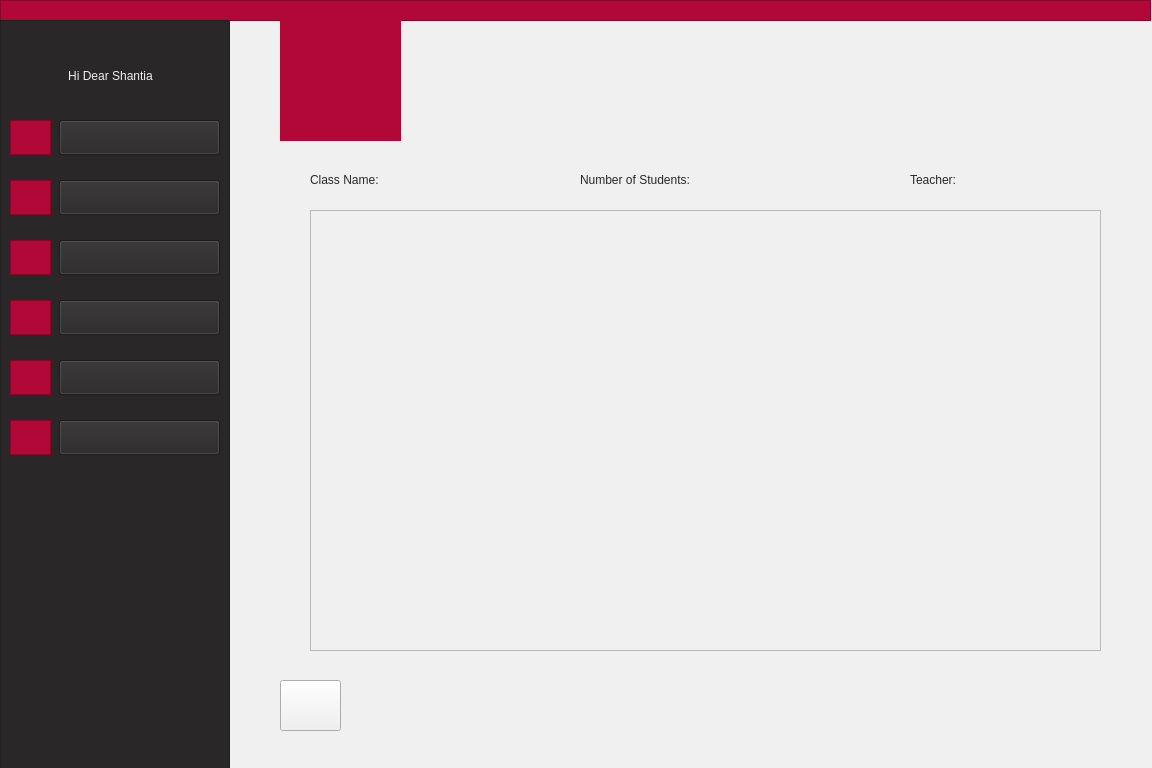
<?xml version="1.0" encoding="UTF-8"?>
<ui version="4.0">
 <class>TeacherWatchStudent</class>
 <widget class="QWidget" name="TeacherWatchStudent">
  <property name="geometry">
   <rect>
    <x>0</x>
    <y>0</y>
    <width>1152</width>
    <height>768</height>
   </rect>
  </property>
  <property name="minimumSize">
   <size>
    <width>1152</width>
    <height>768</height>
   </size>
  </property>
  <property name="windowTitle">
   <string>Form</string>
  </property>
  <property name="styleSheet">
   <string notr="true">background-color: rgb(240, 240, 240);</string>
  </property>
  <widget class="QLabel" name="label_9">
   <property name="geometry">
    <rect>
     <x>285</x>
     <y>20</y>
     <width>111</width>
     <height>111</height>
    </rect>
   </property>
   <property name="styleSheet">
    <string notr="true">background-color: rgb(178, 8, 55);</string>
   </property>
   <property name="text">
    <string/>
   </property>
   <property name="pixmap">
    <pixmap resource="pictures.qrc">:/logo/filename.jpg</pixmap>
   </property>
   <property name="scaledContents">
    <bool>true</bool>
   </property>
  </widget>
  <widget class="QLabel" name="label">
   <property name="geometry">
    <rect>
     <x>280</x>
     <y>20</y>
     <width>121</width>
     <height>121</height>
    </rect>
   </property>
   <property name="styleSheet">
    <string notr="true">background-color: rgb(178, 8, 55);
border-color: rgb(178, 8, 55);
</string>
   </property>
   <property name="text">
    <string/>
   </property>
   <property name="pixmap">
    <pixmap>:/AjaxLogo/filename.jpg</pixmap>
   </property>
   <property name="scaledContents">
    <bool>true</bool>
   </property>
   <property name="alignment">
    <set>Qt::AlignCenter</set>
   </property>
  </widget>
  <widget class="QLabel" name="label_14">
   <property name="geometry">
    <rect>
     <x>280</x>
     <y>680</y>
     <width>41</width>
     <height>46</height>
    </rect>
   </property>
   <property name="styleSheet">
    <string>font: 9pt &quot;Montserrat&quot;;
color: rgb(178, 8, 55);</string>
   </property>
   <property name="text">
    <string/>
   </property>
   <property name="pixmap">
    <pixmap resource="arrowIcon.qrc">:/new/prefix1/icons8-left-arrow-50.png</pixmap>
   </property>
   <property name="scaledContents">
    <bool>true</bool>
   </property>
  </widget>
  <widget class="QFrame" name="frame">
   <property name="geometry">
    <rect>
     <x>0</x>
     <y>0</y>
     <width>1151</width>
     <height>21</height>
    </rect>
   </property>
   <property name="styleSheet">
    <string notr="true">background-color: rgb(178, 8, 55);
border-color: rgb(178, 8, 55);</string>
   </property>
   <property name="frameShape">
    <enum>QFrame::StyledPanel</enum>
   </property>
   <property name="frameShadow">
    <enum>QFrame::Raised</enum>
   </property>
  </widget>
  <widget class="QFrame" name="frame_2">
   <property name="geometry">
    <rect>
     <x>0</x>
     <y>20</y>
     <width>230</width>
     <height>768</height>
    </rect>
   </property>
   <property name="styleSheet">
    <string notr="true">background-color: rgb(41, 39, 40);
border-color: rgb(41, 39, 40);</string>
   </property>
   <property name="frameShape">
    <enum>QFrame::StyledPanel</enum>
   </property>
   <property name="frameShadow">
    <enum>QFrame::Raised</enum>
   </property>
   <widget class="QPushButton" name="pushButton">
    <property name="geometry">
     <rect>
      <x>59</x>
      <y>100</y>
      <width>161</width>
      <height>35</height>
     </rect>
    </property>
    <property name="styleSheet">
     <string notr="true">font: 11pt &quot;Montserrat&quot;;
</string>
    </property>
    <property name="text">
     <string/>
    </property>
   </widget>
   <widget class="QPushButton" name="pushButton_2">
    <property name="geometry">
     <rect>
      <x>59</x>
      <y>160</y>
      <width>161</width>
      <height>35</height>
     </rect>
    </property>
    <property name="styleSheet">
     <string notr="true">font: 11pt &quot;Montserrat&quot;;
</string>
    </property>
    <property name="text">
     <string/>
    </property>
   </widget>
   <widget class="QPushButton" name="pushButton_3">
    <property name="geometry">
     <rect>
      <x>59</x>
      <y>220</y>
      <width>161</width>
      <height>35</height>
     </rect>
    </property>
    <property name="styleSheet">
     <string notr="true">font: 11pt &quot;Montserrat&quot;;
</string>
    </property>
    <property name="text">
     <string/>
    </property>
   </widget>
   <widget class="QPushButton" name="pushButton_4">
    <property name="geometry">
     <rect>
      <x>59</x>
      <y>280</y>
      <width>161</width>
      <height>35</height>
     </rect>
    </property>
    <property name="styleSheet">
     <string notr="true">font: 11pt &quot;Montserrat&quot;;
</string>
    </property>
    <property name="text">
     <string/>
    </property>
   </widget>
   <widget class="QPushButton" name="pushButton_5">
    <property name="geometry">
     <rect>
      <x>59</x>
      <y>340</y>
      <width>161</width>
      <height>35</height>
     </rect>
    </property>
    <property name="styleSheet">
     <string notr="true">font: 11pt &quot;Montserrat&quot;;
</string>
    </property>
    <property name="text">
     <string/>
    </property>
   </widget>
   <widget class="QPushButton" name="pushButton_6">
    <property name="geometry">
     <rect>
      <x>59</x>
      <y>400</y>
      <width>161</width>
      <height>35</height>
     </rect>
    </property>
    <property name="styleSheet">
     <string notr="true">font: 11pt &quot;Montserrat&quot;;
</string>
    </property>
    <property name="text">
     <string/>
    </property>
   </widget>
   <widget class="QFrame" name="frame_3">
    <property name="geometry">
     <rect>
      <x>10</x>
      <y>100</y>
      <width>41</width>
      <height>35</height>
     </rect>
    </property>
    <property name="styleSheet">
     <string notr="true">background-color: rgb(178, 8, 55);
border-color: rgb(178, 8, 55);</string>
    </property>
    <property name="frameShape">
     <enum>QFrame::StyledPanel</enum>
    </property>
    <property name="frameShadow">
     <enum>QFrame::Raised</enum>
    </property>
    <widget class="QLabel" name="label_21">
     <property name="geometry">
      <rect>
       <x>5</x>
       <y>2</y>
       <width>31</width>
       <height>31</height>
      </rect>
     </property>
     <property name="styleSheet">
      <string notr="true"/>
     </property>
     <property name="text">
      <string/>
     </property>
     <property name="pixmap">
      <pixmap resource="icon.qrc">:/icon/profile.png</pixmap>
     </property>
     <property name="scaledContents">
      <bool>true</bool>
     </property>
    </widget>
   </widget>
   <widget class="QFrame" name="frame_5">
    <property name="geometry">
     <rect>
      <x>10</x>
      <y>160</y>
      <width>41</width>
      <height>35</height>
     </rect>
    </property>
    <property name="cursor">
     <cursorShape>ArrowCursor</cursorShape>
    </property>
    <property name="styleSheet">
     <string notr="true">background-color: rgb(178, 8, 55);
border-color: rgb(178, 8, 55);</string>
    </property>
    <property name="frameShape">
     <enum>QFrame::StyledPanel</enum>
    </property>
    <property name="frameShadow">
     <enum>QFrame::Raised</enum>
    </property>
    <widget class="QLabel" name="label_18">
     <property name="geometry">
      <rect>
       <x>5</x>
       <y>2</y>
       <width>31</width>
       <height>31</height>
      </rect>
     </property>
     <property name="text">
      <string/>
     </property>
     <property name="pixmap">
      <pixmap resource="icon.qrc">:/icon/message.png</pixmap>
     </property>
     <property name="scaledContents">
      <bool>true</bool>
     </property>
    </widget>
   </widget>
   <widget class="QFrame" name="frame_6">
    <property name="geometry">
     <rect>
      <x>10</x>
      <y>220</y>
      <width>41</width>
      <height>35</height>
     </rect>
    </property>
    <property name="styleSheet">
     <string notr="true">background-color: rgb(178, 8, 55);
border-color: rgb(178, 8, 55);</string>
    </property>
    <property name="frameShape">
     <enum>QFrame::StyledPanel</enum>
    </property>
    <property name="frameShadow">
     <enum>QFrame::Raised</enum>
    </property>
    <widget class="QLabel" name="label_10">
     <property name="geometry">
      <rect>
       <x>5</x>
       <y>2</y>
       <width>31</width>
       <height>31</height>
      </rect>
     </property>
     <property name="text">
      <string/>
     </property>
     <property name="pixmap">
      <pixmap resource="icon.qrc">:/icon/information.png</pixmap>
     </property>
     <property name="scaledContents">
      <bool>true</bool>
     </property>
    </widget>
   </widget>
   <widget class="QFrame" name="frame_7">
    <property name="geometry">
     <rect>
      <x>10</x>
      <y>280</y>
      <width>41</width>
      <height>35</height>
     </rect>
    </property>
    <property name="styleSheet">
     <string notr="true">background-color: rgb(178, 8, 55);
border-color: rgb(178, 8, 55);</string>
    </property>
    <property name="frameShape">
     <enum>QFrame::StyledPanel</enum>
    </property>
    <property name="frameShadow">
     <enum>QFrame::Raised</enum>
    </property>
    <widget class="QLabel" name="label_19">
     <property name="geometry">
      <rect>
       <x>5</x>
       <y>2</y>
       <width>31</width>
       <height>31</height>
      </rect>
     </property>
     <property name="text">
      <string/>
     </property>
     <property name="pixmap">
      <pixmap resource="icon.qrc">:/icon/upload-mail.png</pixmap>
     </property>
     <property name="scaledContents">
      <bool>true</bool>
     </property>
    </widget>
   </widget>
   <widget class="QFrame" name="frame_8">
    <property name="geometry">
     <rect>
      <x>10</x>
      <y>340</y>
      <width>41</width>
      <height>35</height>
     </rect>
    </property>
    <property name="styleSheet">
     <string notr="true">background-color: rgb(178, 8, 55);
border-color: rgb(178, 8, 55);</string>
    </property>
    <property name="frameShape">
     <enum>QFrame::StyledPanel</enum>
    </property>
    <property name="frameShadow">
     <enum>QFrame::Raised</enum>
    </property>
    <widget class="QLabel" name="label_11">
     <property name="geometry">
      <rect>
       <x>5</x>
       <y>2</y>
       <width>31</width>
       <height>31</height>
      </rect>
     </property>
     <property name="text">
      <string/>
     </property>
     <property name="pixmap">
      <pixmap resource="icon.qrc">:/icon/schedule.png</pixmap>
     </property>
     <property name="scaledContents">
      <bool>true</bool>
     </property>
    </widget>
   </widget>
   <widget class="QFrame" name="frame_9">
    <property name="geometry">
     <rect>
      <x>10</x>
      <y>400</y>
      <width>41</width>
      <height>35</height>
     </rect>
    </property>
    <property name="styleSheet">
     <string notr="true">background-color: rgb(178, 8, 55);
border-color: rgb(178, 8, 55);</string>
    </property>
    <property name="frameShape">
     <enum>QFrame::StyledPanel</enum>
    </property>
    <property name="frameShadow">
     <enum>QFrame::Raised</enum>
    </property>
    <widget class="QLabel" name="label_12">
     <property name="geometry">
      <rect>
       <x>5</x>
       <y>2</y>
       <width>31</width>
       <height>31</height>
      </rect>
     </property>
     <property name="text">
      <string/>
     </property>
     <property name="pixmap">
      <pixmap resource="second-icon.qrc">:/secong gr/scorecard.png</pixmap>
     </property>
     <property name="scaledContents">
      <bool>true</bool>
     </property>
    </widget>
   </widget>
   <widget class="QLabel" name="label_2">
    <property name="geometry">
     <rect>
      <x>20</x>
      <y>40</y>
      <width>181</width>
      <height>31</height>
     </rect>
    </property>
    <property name="styleSheet">
     <string notr="true">font: 11pt &quot;Montserrat&quot;;
color: rgb(240, 240, 240);</string>
    </property>
    <property name="text">
     <string>Hi Dear Shantia</string>
    </property>
    <property name="alignment">
     <set>Qt::AlignCenter</set>
    </property>
   </widget>
   <widget class="QLabel" name="label_3">
    <property name="geometry">
     <rect>
      <x>110</x>
      <y>100</y>
      <width>61</width>
      <height>30</height>
     </rect>
    </property>
    <property name="autoFillBackground">
     <bool>false</bool>
    </property>
    <property name="styleSheet">
     <string notr="true">font: 11pt &quot;Montserrat&quot;;
color: rgb(240, 240, 240);</string>
    </property>
    <property name="lineWidth">
     <number>0</number>
    </property>
    <property name="text">
     <string>Profile</string>
    </property>
    <property name="alignment">
     <set>Qt::AlignCenter</set>
    </property>
   </widget>
   <widget class="QLabel" name="label_4">
    <property name="geometry">
     <rect>
      <x>90</x>
      <y>160</y>
      <width>101</width>
      <height>30</height>
     </rect>
    </property>
    <property name="styleSheet">
     <string notr="true">font: 11pt &quot;Montserrat&quot;;
color: rgb(240, 240, 240);</string>
    </property>
    <property name="text">
     <string>Messages</string>
    </property>
    <property name="alignment">
     <set>Qt::AlignCenter</set>
    </property>
   </widget>
   <widget class="QLabel" name="label_5">
    <property name="geometry">
     <rect>
      <x>60</x>
      <y>220</y>
      <width>161</width>
      <height>30</height>
     </rect>
    </property>
    <property name="styleSheet">
     <string notr="true">font: 11pt &quot;Montserrat&quot;;
color: rgb(240, 240, 240);</string>
    </property>
    <property name="text">
     <string>Class Information</string>
    </property>
    <property name="alignment">
     <set>Qt::AlignCenter</set>
    </property>
   </widget>
   <widget class="QLabel" name="label_6">
    <property name="geometry">
     <rect>
      <x>70</x>
      <y>280</y>
      <width>141</width>
      <height>30</height>
     </rect>
    </property>
    <property name="styleSheet">
     <string notr="true">font: 11pt &quot;Montserrat&quot;;
color: rgb(240, 240, 240);</string>
    </property>
    <property name="text">
     <string>Send Assertion</string>
    </property>
    <property name="alignment">
     <set>Qt::AlignCenter</set>
    </property>
   </widget>
   <widget class="QLabel" name="label_7">
    <property name="geometry">
     <rect>
      <x>60</x>
      <y>340</y>
      <width>161</width>
      <height>30</height>
     </rect>
    </property>
    <property name="styleSheet">
     <string notr="true">font: 11pt &quot;Montserrat&quot;;
color: rgb(240, 240, 240);</string>
    </property>
    <property name="text">
     <string>Weekly Schedule</string>
    </property>
    <property name="alignment">
     <set>Qt::AlignCenter</set>
    </property>
   </widget>
   <widget class="QLabel" name="label_8">
    <property name="geometry">
     <rect>
      <x>70</x>
      <y>400</y>
      <width>131</width>
      <height>30</height>
     </rect>
    </property>
    <property name="styleSheet">
     <string notr="true">font: 11pt &quot;Montserrat&quot;;
color: rgb(240, 240, 240);</string>
    </property>
    <property name="text">
     <string>Record Scores</string>
    </property>
    <property name="alignment">
     <set>Qt::AlignCenter</set>
    </property>
   </widget>
   <zorder>frame_3</zorder>
   <zorder>frame_5</zorder>
   <zorder>frame_6</zorder>
   <zorder>frame_7</zorder>
   <zorder>frame_8</zorder>
   <zorder>frame_9</zorder>
   <zorder>label_2</zorder>
   <zorder>label_3</zorder>
   <zorder>label_4</zorder>
   <zorder>label_6</zorder>
   <zorder>label_7</zorder>
   <zorder>label_8</zorder>
   <zorder>pushButton</zorder>
   <zorder>pushButton_2</zorder>
   <zorder>pushButton_4</zorder>
   <zorder>pushButton_5</zorder>
   <zorder>pushButton_6</zorder>
   <zorder>label_5</zorder>
   <zorder>pushButton_3</zorder>
  </widget>
  <widget class="QScrollArea" name="scrollArea">
   <property name="geometry">
    <rect>
     <x>310</x>
     <y>210</y>
     <width>791</width>
     <height>441</height>
    </rect>
   </property>
   <property name="widgetResizable">
    <bool>true</bool>
   </property>
   <widget class="QWidget" name="scrollAreaWidgetContents">
    <property name="geometry">
     <rect>
      <x>0</x>
      <y>0</y>
      <width>789</width>
      <height>439</height>
     </rect>
    </property>
    <layout class="QVBoxLayout" name="verticalLayout_3">
     <item>
      <layout class="QVBoxLayout" name="verticalLayout_2"/>
     </item>
    </layout>
   </widget>
  </widget>
  <widget class="QPushButton" name="backToMenu">
   <property name="geometry">
    <rect>
     <x>280</x>
     <y>680</y>
     <width>61</width>
     <height>51</height>
    </rect>
   </property>
   <property name="text">
    <string/>
   </property>
  </widget>
  <widget class="QLabel" name="label_16">
   <property name="geometry">
    <rect>
     <x>310</x>
     <y>170</y>
     <width>101</width>
     <height>20</height>
    </rect>
   </property>
   <property name="styleSheet">
    <string notr="true">font: 9pt &quot;Montserrat&quot;;
color: rgb(41, 39, 40);</string>
   </property>
   <property name="text">
    <string>Class Name:</string>
   </property>
  </widget>
  <widget class="QLabel" name="label_20">
   <property name="geometry">
    <rect>
     <x>910</x>
     <y>170</y>
     <width>71</width>
     <height>20</height>
    </rect>
   </property>
   <property name="styleSheet">
    <string notr="true">font: 9pt &quot;Montserrat&quot;;
color: rgb(41, 39, 40);</string>
   </property>
   <property name="text">
    <string>Teacher:</string>
   </property>
  </widget>
  <widget class="QLabel" name="label_17">
   <property name="geometry">
    <rect>
     <x>580</x>
     <y>170</y>
     <width>161</width>
     <height>20</height>
    </rect>
   </property>
   <property name="styleSheet">
    <string notr="true">font: 9pt &quot;Montserrat&quot;;
color: rgb(41, 39, 40);</string>
   </property>
   <property name="text">
    <string>Number of Students:</string>
   </property>
  </widget>
  <widget class="QLabel" name="teacherName">
   <property name="geometry">
    <rect>
     <x>992</x>
     <y>170</y>
     <width>101</width>
     <height>20</height>
    </rect>
   </property>
   <property name="styleSheet">
    <string notr="true">font: 9pt &quot;Montserrat&quot;;
color: rgb(41, 39, 40);</string>
   </property>
   <property name="text">
    <string/>
   </property>
  </widget>
  <widget class="QLabel" name="TeacherName">
   <property name="geometry">
    <rect>
     <x>420</x>
     <y>170</y>
     <width>121</width>
     <height>20</height>
    </rect>
   </property>
   <property name="styleSheet">
    <string notr="true">font: 9pt &quot;Montserrat&quot;;
color: rgb(41, 39, 40);</string>
   </property>
   <property name="text">
    <string/>
   </property>
  </widget>
  <widget class="QLabel" name="NumberOfStudent">
   <property name="geometry">
    <rect>
     <x>750</x>
     <y>170</y>
     <width>63</width>
     <height>20</height>
    </rect>
   </property>
   <property name="styleSheet">
    <string notr="true">font: 9pt &quot;Montserrat&quot;;
color: rgb(41, 39, 40);</string>
   </property>
   <property name="text">
    <string/>
   </property>
  </widget>
  <zorder>label_14</zorder>
  <zorder>frame</zorder>
  <zorder>frame_2</zorder>
  <zorder>scrollArea</zorder>
  <zorder>backToMenu</zorder>
  <zorder>label</zorder>
  <zorder>label_9</zorder>
  <zorder>label_16</zorder>
  <zorder>label_20</zorder>
  <zorder>label_17</zorder>
  <zorder>teacherName</zorder>
  <zorder>TeacherName</zorder>
  <zorder>NumberOfStudent</zorder>
 </widget>
 <resources>
  <include location="icon.qrc"/>
  <include location="arrowIcon.qrc"/>
  <include location="second-icon.qrc"/>
  <include location="pictures.qrc"/>
 </resources>
 <connections/>
</ui>
